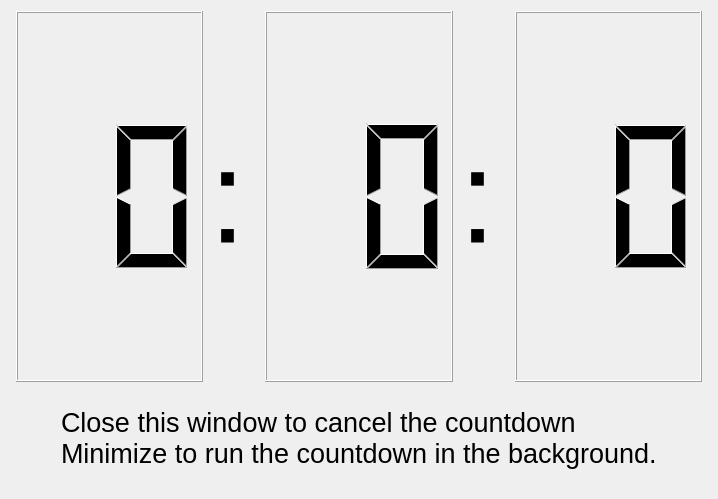
<?xml version="1.0" encoding="UTF-8"?>
<ui version="4.0">
 <class>Dialog</class>
 <widget class="QDialog" name="Dialog">
  <property name="geometry">
   <rect>
    <x>0</x>
    <y>0</y>
    <width>718</width>
    <height>499</height>
   </rect>
  </property>
  <property name="windowTitle">
   <string>Dialog</string>
  </property>
  <layout class="QVBoxLayout" name="verticalLayout_2">
   <item>
    <layout class="QVBoxLayout" name="verticalLayout1">
     <item>
      <layout class="QVBoxLayout" name="verticalLayout2">
       <item>
        <layout class="QHBoxLayout" name="horizontalLayout1">
         <item>
          <spacer name="horizontalSpacer">
           <property name="orientation">
            <enum>Qt::Horizontal</enum>
           </property>
           <property name="sizeType">
            <enum>QSizePolicy::Maximum</enum>
           </property>
           <property name="sizeHint" stdset="0">
            <size>
             <width>5</width>
             <height>20</height>
            </size>
           </property>
          </spacer>
         </item>
         <item>
          <widget class="QLCDNumber" name="lcdHours">
           <property name="digitCount">
            <number>2</number>
           </property>
          </widget>
         </item>
         <item>
          <widget class="QLabel" name="label">
           <property name="maximumSize">
            <size>
             <width>50</width>
             <height>16777215</height>
            </size>
           </property>
           <property name="font">
            <font>
             <pointsize>100</pointsize>
            </font>
           </property>
           <property name="text">
            <string>:</string>
           </property>
          </widget>
         </item>
         <item>
          <widget class="QLCDNumber" name="lcdMinutes">
           <property name="digitCount">
            <number>2</number>
           </property>
          </widget>
         </item>
         <item>
          <widget class="QLabel" name="label_2">
           <property name="maximumSize">
            <size>
             <width>50</width>
             <height>16777215</height>
            </size>
           </property>
           <property name="font">
            <font>
             <pointsize>100</pointsize>
            </font>
           </property>
           <property name="text">
            <string>:</string>
           </property>
          </widget>
         </item>
         <item>
          <widget class="QLCDNumber" name="lcdSeconds">
           <property name="focusPolicy">
            <enum>Qt::NoFocus</enum>
           </property>
           <property name="digitCount">
            <number>2</number>
           </property>
          </widget>
         </item>
         <item>
          <spacer name="horizontalSpacer_2">
           <property name="orientation">
            <enum>Qt::Horizontal</enum>
           </property>
           <property name="sizeType">
            <enum>QSizePolicy::Maximum</enum>
           </property>
           <property name="sizeHint" stdset="0">
            <size>
             <width>5</width>
             <height>20</height>
            </size>
           </property>
          </spacer>
         </item>
        </layout>
       </item>
      </layout>
     </item>
     <item alignment="Qt::AlignHCenter">
      <widget class="QLabel" name="labelUserNotice">
       <property name="maximumSize">
        <size>
         <width>16777215</width>
         <height>100</height>
        </size>
       </property>
       <property name="font">
        <font>
         <pointsize>20</pointsize>
        </font>
       </property>
       <property name="styleSheet">
        <string notr="true"/>
       </property>
       <property name="text">
        <string>Close this window to cancel the countdown
Minimize to run the countdown in the background.</string>
       </property>
      </widget>
     </item>
    </layout>
   </item>
  </layout>
 </widget>
 <resources/>
 <connections/>
</ui>
